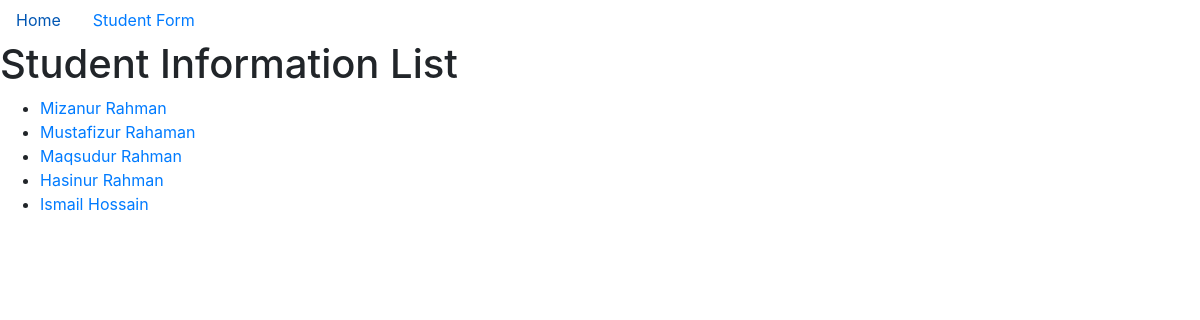
The page / on the database its author committed.
### first_app/models.py (models this page shows, shortened)
class Student(models.Model):
	first_name  = models.CharField(max_length=50)
	last_name	= models.CharField(max_length=50)
	email 		= models.EmailField()
	phone		= models.IntegerField()
	class Meta:
		verbose_name       ='Student'
		verbose_name_plural='Students'

### first_app/views.py (the view)
# urls.py: path('', views.home, name='home'),
def home(request):
	students = Student.objects.all()
	template ='first_app/index.html'
	context = {
		'title' :"Home",
		'students':students
	}
	return render(request, template,context)

### first_app/templates/first_app/index.html
{% extends 'first_app/base.html' %}
{% block content %}
	<h1>Student Information List</h1>
	{% if students %}
		<ul>
			{% for student in students%}
			<li><a href="{% url 'first_app:student_info' id=student.id %}">{{student.first_name}} {{student.last_name}}</a></li>
			{% endfor %}
		</ul>
	{%else%}
		<h1>No Student Exists!!</h1>
	{%endif%}
{% endblock %}

### rows shown on the page
Student: first_name "Mizanur", last_name "Rahman"
Student: first_name "Mustafizur", last_name "Rahaman"
Student: first_name "Maqsudur", last_name "Rahman"
Student: first_name "Hasinur", last_name "Rahman"
Student: first_name "Ismail", last_name "Hossain"
